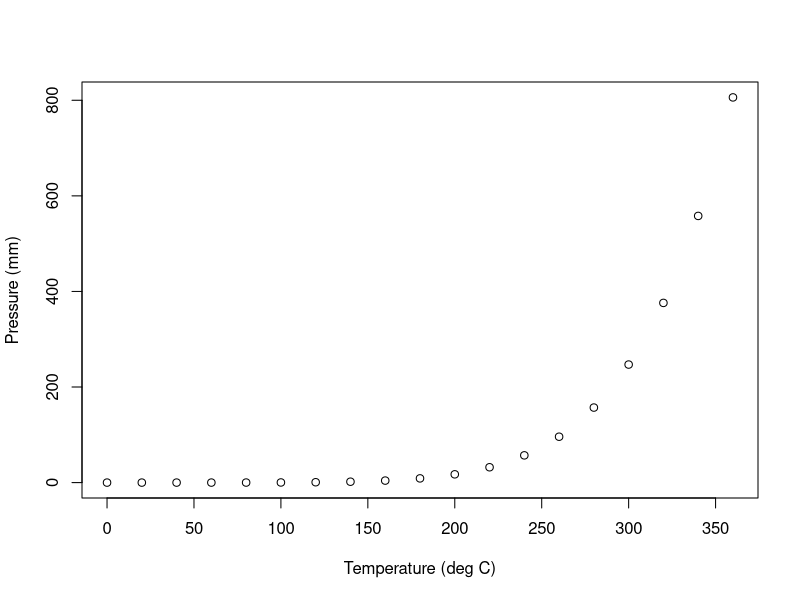
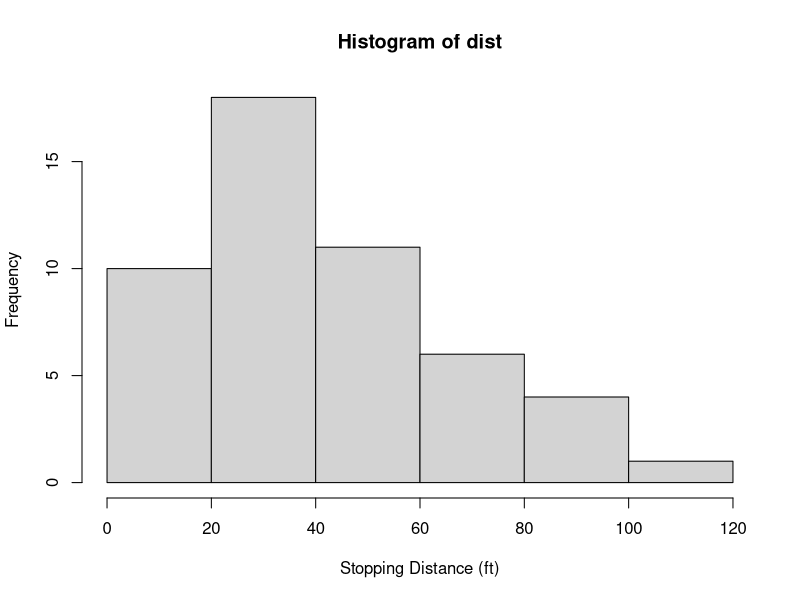
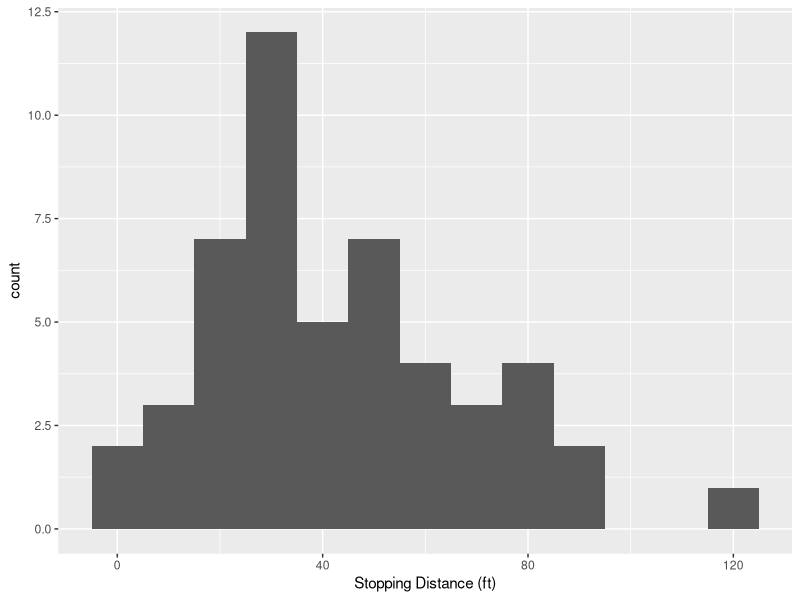
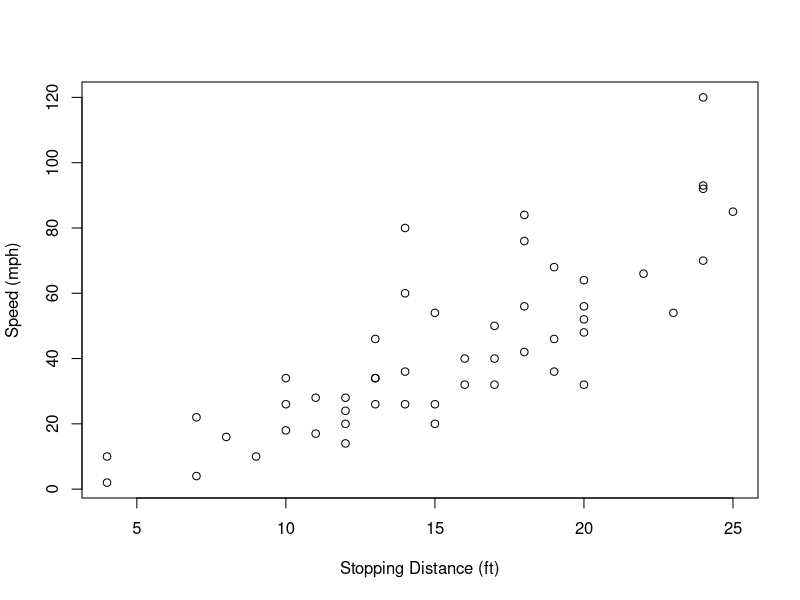
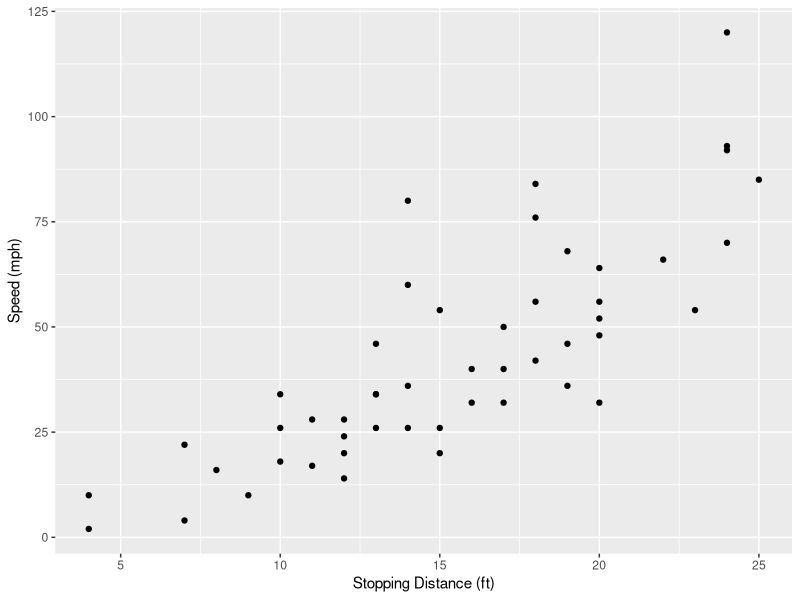

Reproduce these figures in R, in order.
## ---- chunk 1
knitr::opts_chunk$set(echo = TRUE, 
                      fig.align = "center", 
                      messages = FALSE)
## ---- chunk 2
library(tidyverse)
## ---- chunk 3
plot(pressure, 
     xlab = "Temperature (deg C)", 
     ylab = "Pressure (mm)")
## ---- chunk 4
dist <- cars$dist
## ---- chunk 5
hist(dist, xlab = "Stopping Distance (ft)")
## ---- chunk 6
dist %>% 
  as_tibble() %>% 
  ggplot(mapping = aes(x = value)) + 
  geom_histogram(binwidth = 10) + 
  labs(x = "Stopping Distance (ft)")
## ---- chunk 7
plot(x = cars$speed,
     y = cars$dist, 
     xlab = "Stopping Distance (ft)", 
     ylab = "Speed (mph)")
## ---- chunk 8
cars %>% 
  ggplot(mapping = aes(x = speed, y = dist)) + 
  geom_point() + 
  labs(x = "Stopping Distance (ft)", 
       y = "Speed (mph)")
